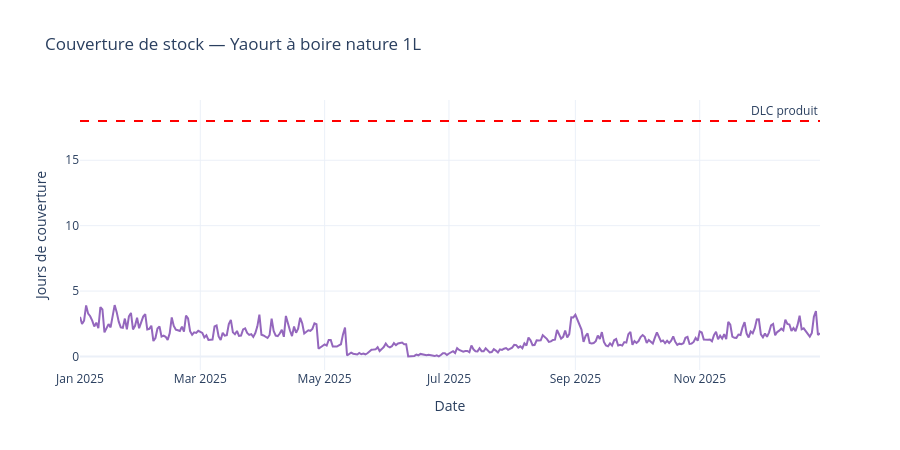

The cell this chart's notebook holds for it:
### Markdown cell above
## 6. Couverture de stock dans le temps

### Code cell
df['couverture_jours'] = (df['stock_fin_journee'] / df['demande'].replace(0, np.nan)).clip(upper=30)

sku_exemple = df_sku.iloc[0]['sku']
df_exemple = df[df['sku'] == sku_exemple].copy()

fig = go.Figure()
fig.add_trace(go.Scatter(x=df_exemple['date'], y=df_exemple['couverture_jours'],
                          name='Couverture (jours)', line=dict(color='#9467bd')))
fig.add_hline(y=df_exemple['dlc_jours'].iloc[0], line_dash="dash", line_color="red",
              annotation_text="DLC produit")
fig.update_layout(title=f"Couverture de stock — {df_exemple['produit'].iloc[0]}",
                   xaxis_title="Date", yaxis_title="Jours de couverture",
                   template="plotly_white", height=450)
fig.show()

### Figure 1 — Plotly figure (JSON) as saved in the notebook; plotly's stock layout.template omitted (floating-point values rounded to 4 significant figures; data arrays with more than 128 entries replaced by an {"elided": "..."} marker saying what was removed)
{"data": [{"line": {"color": "#9467bd"}, "name": "Couverture (jours)", "type": "scatter", "x": {"elided": "364 str values"}, "y": {"elided": "364 float values"}}], "layout": {"annotations": [{"showarrow": false, "text": "DLC produit", "x": 1, "xanchor": "right", "xref": "x domain", "y": 18, "yanchor": "bottom", "yref": "y"}], "height": 450, "shapes": [{"line": {"color": "red", "dash": "dash"}, "type": "line", "x0": 0, "x1": 1, "xref": "x domain", "y0": 18, "y1": 18, "yref": "y"}], "title": {"text": "Couverture de stock — Yaourt à boire nature 1L"}, "xaxis": {"title": {"text": "Date"}}, "yaxis": {"title": {"text": "Jours de couverture"}}}}
